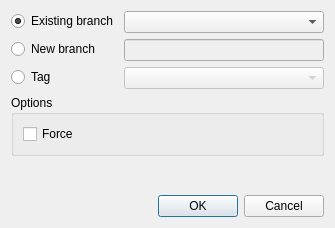
<?xml version="1.0" encoding="UTF-8"?>
<ui version="4.0">
 <class>SwitchBranchDialog</class>
 <widget class="QDialog" name="SwitchBranchDialog">
  <property name="geometry">
   <rect>
    <x>0</x>
    <y>0</y>
    <width>335</width>
    <height>228</height>
   </rect>
  </property>
  <property name="windowTitle">
   <string>Switch/Checkout</string>
  </property>
  <property name="windowIcon">
   <iconset theme="gitklient">
    <normaloff>.</normaloff>.</iconset>
  </property>
  <layout class="QVBoxLayout" name="verticalLayout">
   <item>
    <layout class="QFormLayout" name="formLayout">
     <item row="0" column="0">
      <widget class="QRadioButton" name="radioButtonExistingBranch">
       <property name="text">
        <string>Existing branch</string>
       </property>
       <property name="checked">
        <bool>true</bool>
       </property>
      </widget>
     </item>
     <item row="0" column="1">
      <widget class="QComboBox" name="comboBoxBranchSelect"/>
     </item>
     <item row="1" column="0">
      <widget class="QRadioButton" name="radioButtonNewBranch">
       <property name="text">
        <string>New branch</string>
       </property>
      </widget>
     </item>
     <item row="1" column="1">
      <widget class="QLineEdit" name="lineEditNewBranchName">
       <property name="enabled">
        <bool>false</bool>
       </property>
      </widget>
     </item>
     <item row="2" column="0">
      <widget class="QRadioButton" name="radioButtonTag">
       <property name="text">
        <string>Tag</string>
       </property>
      </widget>
     </item>
     <item row="2" column="1">
      <widget class="QComboBox" name="comboBoxTags">
       <property name="enabled">
        <bool>false</bool>
       </property>
      </widget>
     </item>
    </layout>
   </item>
   <item>
    <widget class="QGroupBox" name="groupBox">
     <property name="title">
      <string>Options</string>
     </property>
     <layout class="QHBoxLayout" name="horizontalLayout">
      <item>
       <widget class="QCheckBox" name="checkBoxForce">
        <property name="text">
         <string>Force</string>
        </property>
       </widget>
      </item>
     </layout>
    </widget>
   </item>
   <item>
    <spacer name="verticalSpacer">
     <property name="orientation">
      <enum>Qt::Vertical</enum>
     </property>
     <property name="sizeHint" stdset="0">
      <size>
       <width>20</width>
       <height>39</height>
      </size>
     </property>
    </spacer>
   </item>
   <item>
    <widget class="QDialogButtonBox" name="buttonBox">
     <property name="orientation">
      <enum>Qt::Horizontal</enum>
     </property>
     <property name="standardButtons">
      <set>QDialogButtonBox::Cancel|QDialogButtonBox::Ok</set>
     </property>
    </widget>
   </item>
  </layout>
 </widget>
 <tabstops>
  <tabstop>radioButtonExistingBranch</tabstop>
  <tabstop>comboBoxBranchSelect</tabstop>
  <tabstop>radioButtonNewBranch</tabstop>
  <tabstop>lineEditNewBranchName</tabstop>
  <tabstop>radioButtonTag</tabstop>
  <tabstop>comboBoxTags</tabstop>
  <tabstop>checkBoxForce</tabstop>
 </tabstops>
 <resources/>
 <connections>
  <connection>
   <sender>buttonBox</sender>
   <signal>rejected()</signal>
   <receiver>SwitchBranchDialog</receiver>
   <slot>reject()</slot>
   <hints>
    <hint type="sourcelabel">
     <x>295</x>
     <y>214</y>
    </hint>
    <hint type="destinationlabel">
     <x>286</x>
     <y>227</y>
    </hint>
   </hints>
  </connection>
  <connection>
   <sender>radioButtonExistingBranch</sender>
   <signal>toggled(bool)</signal>
   <receiver>comboBoxBranchSelect</receiver>
   <slot>setEnabled(bool)</slot>
   <hints>
    <hint type="sourcelabel">
     <x>60</x>
     <y>21</y>
    </hint>
    <hint type="destinationlabel">
     <x>178</x>
     <y>29</y>
    </hint>
   </hints>
  </connection>
  <connection>
   <sender>radioButtonNewBranch</sender>
   <signal>toggled(bool)</signal>
   <receiver>lineEditNewBranchName</receiver>
   <slot>setEnabled(bool)</slot>
   <hints>
    <hint type="sourcelabel">
     <x>75</x>
     <y>51</y>
    </hint>
    <hint type="destinationlabel">
     <x>174</x>
     <y>55</y>
    </hint>
   </hints>
  </connection>
  <connection>
   <sender>radioButtonTag</sender>
   <signal>toggled(bool)</signal>
   <receiver>comboBoxTags</receiver>
   <slot>setEnabled(bool)</slot>
   <hints>
    <hint type="sourcelabel">
     <x>48</x>
     <y>84</y>
    </hint>
    <hint type="destinationlabel">
     <x>223</x>
     <y>87</y>
    </hint>
   </hints>
  </connection>
  <connection>
   <sender>buttonBox</sender>
   <signal>accepted()</signal>
   <receiver>SwitchBranchDialog</receiver>
   <slot>accept()</slot>
   <hints>
    <hint type="sourcelabel">
     <x>123</x>
     <y>212</y>
    </hint>
    <hint type="destinationlabel">
     <x>80</x>
     <y>183</y>
    </hint>
   </hints>
  </connection>
 </connections>
</ui>
